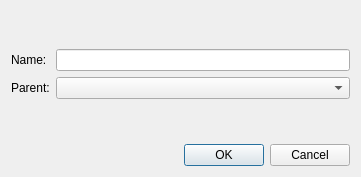
<?xml version="1.0" encoding="UTF-8"?>
<ui version="4.0">
 <class>CollectionDialog</class>
 <widget class="QDialog" name="CollectionDialog">
  <property name="geometry">
   <rect>
    <x>0</x>
    <y>0</y>
    <width>361</width>
    <height>177</height>
   </rect>
  </property>
  <property name="windowTitle">
   <string>Dialog</string>
  </property>
  <layout class="QGridLayout" name="gridLayout">
   <item row="0" column="0">
    <layout class="QFormLayout" name="formLayout">
     <item row="1" column="0">
      <widget class="QLabel" name="label">
       <property name="text">
        <string>Name:</string>
       </property>
      </widget>
     </item>
     <item row="1" column="1">
      <widget class="QLineEdit" name="nameEdit"/>
     </item>
     <item row="2" column="0">
      <widget class="QLabel" name="label_2">
       <property name="text">
        <string>Parent:</string>
       </property>
      </widget>
     </item>
     <item row="2" column="1">
      <widget class="QComboBox" name="parentComboBox"/>
     </item>
     <item row="0" column="1">
      <spacer name="verticalSpacer">
       <property name="orientation">
        <enum>Qt::Orientation::Vertical</enum>
       </property>
       <property name="sizeHint" stdset="0">
        <size>
         <width>20</width>
         <height>40</height>
        </size>
       </property>
      </spacer>
     </item>
     <item row="3" column="1">
      <spacer name="verticalSpacer_2">
       <property name="orientation">
        <enum>Qt::Orientation::Vertical</enum>
       </property>
       <property name="sizeHint" stdset="0">
        <size>
         <width>20</width>
         <height>40</height>
        </size>
       </property>
      </spacer>
     </item>
    </layout>
   </item>
   <item row="1" column="0">
    <widget class="QDialogButtonBox" name="buttonBox">
     <property name="orientation">
      <enum>Qt::Orientation::Horizontal</enum>
     </property>
     <property name="standardButtons">
      <set>QDialogButtonBox::StandardButton::Cancel|QDialogButtonBox::StandardButton::Ok</set>
     </property>
    </widget>
   </item>
  </layout>
 </widget>
 <resources/>
 <connections>
  <connection>
   <sender>buttonBox</sender>
   <signal>accepted()</signal>
   <receiver>CollectionDialog</receiver>
   <slot>accept()</slot>
   <hints>
    <hint type="sourcelabel">
     <x>248</x>
     <y>254</y>
    </hint>
    <hint type="destinationlabel">
     <x>157</x>
     <y>274</y>
    </hint>
   </hints>
  </connection>
  <connection>
   <sender>buttonBox</sender>
   <signal>rejected()</signal>
   <receiver>CollectionDialog</receiver>
   <slot>reject()</slot>
   <hints>
    <hint type="sourcelabel">
     <x>316</x>
     <y>260</y>
    </hint>
    <hint type="destinationlabel">
     <x>286</x>
     <y>274</y>
    </hint>
   </hints>
  </connection>
 </connections>
</ui>
